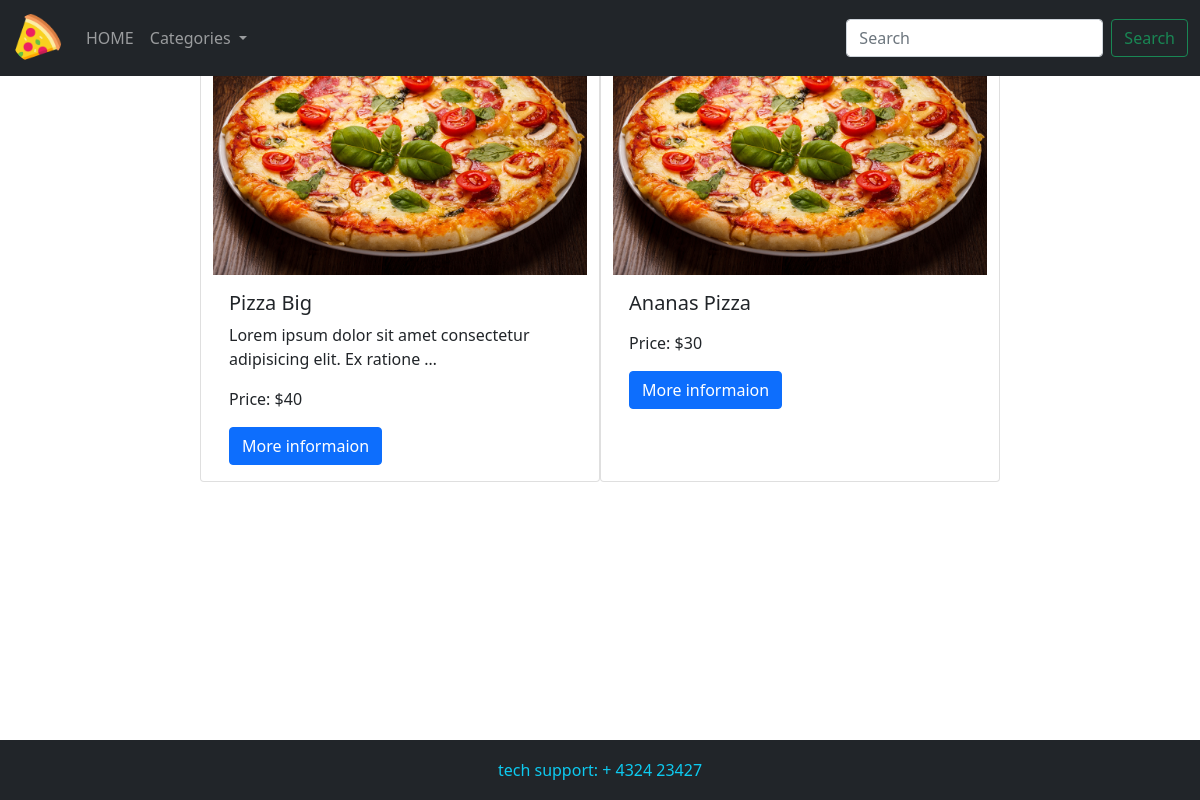
The page /categories/1/ on the database its author committed.
### store/models.py (models this page shows, shortened)
class Product(models.Model):
    title = models.CharField(max_length=255, db_index=True)
    info = models.TextField(blank=True)
    price = models.IntegerField(default=0)
    categories = models.ManyToManyField("Category", blank=True, related_name="products")
    image = models.ImageField(upload_to="images/", default="image/default.jpg")
    def get_absolute_url(self):
        return reverse("product_detail_url", kwargs={"pk": self.pk})

### store/views.py (the view)
# urls.py: path('categories/<int:pk>/', CategoryDetailView.as_view(), name="category_detail_url"),
class CategoryDetailView(DetailView, CategoryMixin):
    model = Category

### store/models.py (called while the page is built)
    def get_absolute_url(self):
        return reverse("category_detail_url", kwargs={"pk": self.pk})

### store/utils.py (called while the page is built)
    def get_context_data(self, **kwargs):
        context = super().get_context_data(**kwargs)
        context['category_list'] = Category.objects.all()
        return context

### store/templates/store/category_detail.html (shortened to what this page needs)
{% extends "store/index.html" %}
{% block content %}
{% for product in category.products.all %}
<div class="card mb-3 col-lg-4 col-md-6 col-sm-12">
    <img src="{{ product.image.url}}" class="card-img-top" alt="Pizza">
    <div class="card-body">
        <h5 class="card-title">{{ product.title }}</h5>
        <p class="card-text">{{ product.info| truncatewords:10 }}</p>
        <p class="card-text">Price: ${{ product.price }}</p>
        <a href="{{ product.get_absolute_url }}"class="btn btn-primary"> More informaion </a>
    </div>
</div>
{% endfor %}
{% endblock content %}

### store/templates/store/index.html (shortened to what this page needs)
<!DOCTYPE html>
{% load static %}
<html lang="en">
<head>
    <link href="https://cdn.jsdelivr.net/npm/bootstrap@5.0.2/dist/css/bootstrap.min.css" rel="stylesheet"
>
    <link rel="stylesheet" href="{% static 'css/style.css' %}">
</head>
<body class="d-flex flex-column justify-content-between min-vh-100">
    <header class="fixed-top">
        <nav class="navbar navbar-expand-lg navbar-dark bg-dark">
            <div class="container-fluid">
                <a class="navbar-brand" href="{% url 'product_list_url'%}">
                    <img src="{% static 'images/favicon.png' %}" alt="Pizza" class="logo">
                </a>
                <div class="collapse navbar-collapse" id="navbarSupportedContent">
                    <ul class="navbar-nav me-auto mb-2 mb-lg-0">
                        <li class="nav-item">
                            <a class="nav-link" href="{% url 'product_list_url' %}">HOME</a>
                        </li>
                        <li class="nav-item dropdown">
                            <a class="nav-link dropdown-toggle" href="#" id="navbarDropdown" role="button"
                                data-bs-toggle="dropdown" aria-expanded="false">
                                Categories
                            </a>
                        </li>
                    </ul>
                    <form class="d-flex" role="search" action="{% url 'product_list_url'%}">
                        <input name="search" class="form-control me-2" type="search" placeholder="Search"
                            aria-label="Search" required>
                        <button class="btn btn-outline-success" type="submit">Search</button>
                    </form>
                </div>
            </div>
        </nav>
    </header>
    <main>
        <div class="container-fluid mt-5 pt-3 ">
            <div class="row justify-content-center">
                {% block content %}{% endblock content %}
            </div>
        </div>
    </main>
    <footer class="footer bg-dark text-info d-flex justify-content-center align-items-center">
        <span>tech support: + 4324 23427</span>
    </footer>
</body>
</html>

### static/css/style.css (style rules this page uses)
a { text-decoration: none; }
.logo { width: 50px; border-radius: 100%; }
.footer { min-height: 60px; }

### rows shown on the page
Product: image (picture), title "Pizza Big", info "Lorem ipsum dolor sit amet consectetur adipisicing elit. Ex ratione …", price "40"
Product: image (picture), title "Ananas Pizza", price "30"
